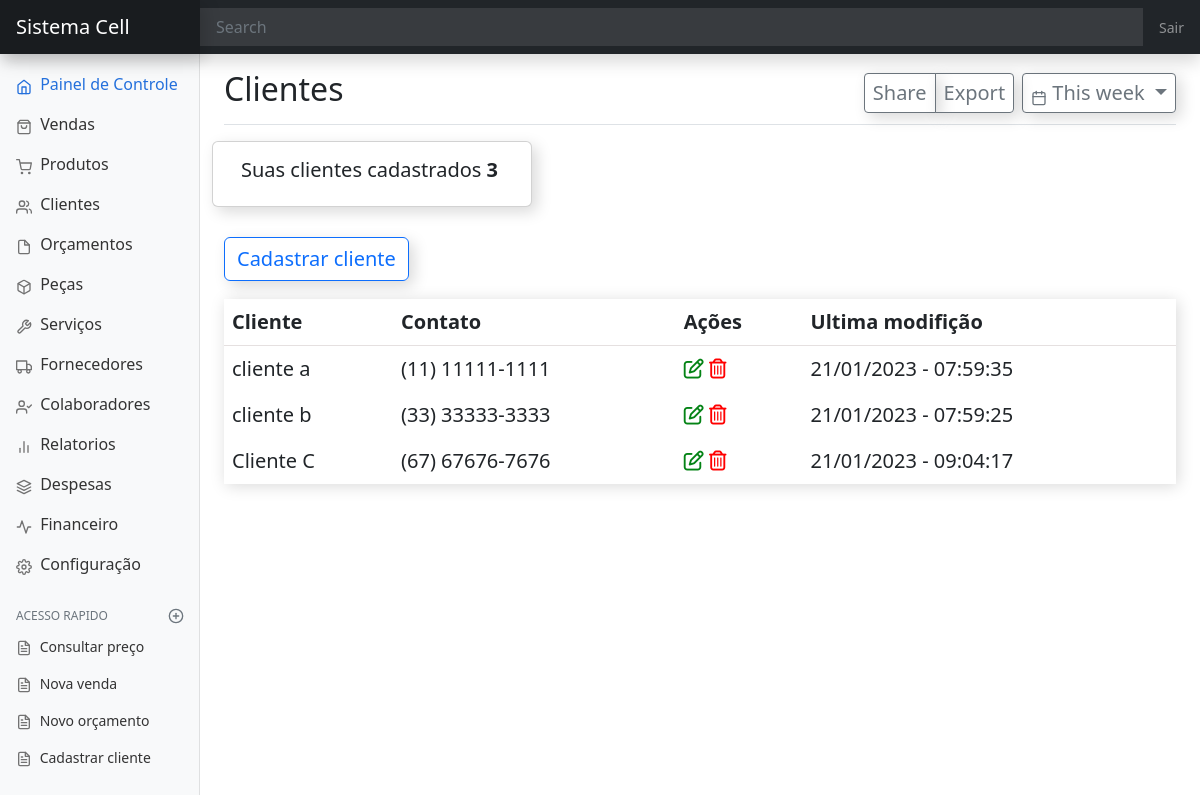
The page /cliente/ on the database as committed earlier.
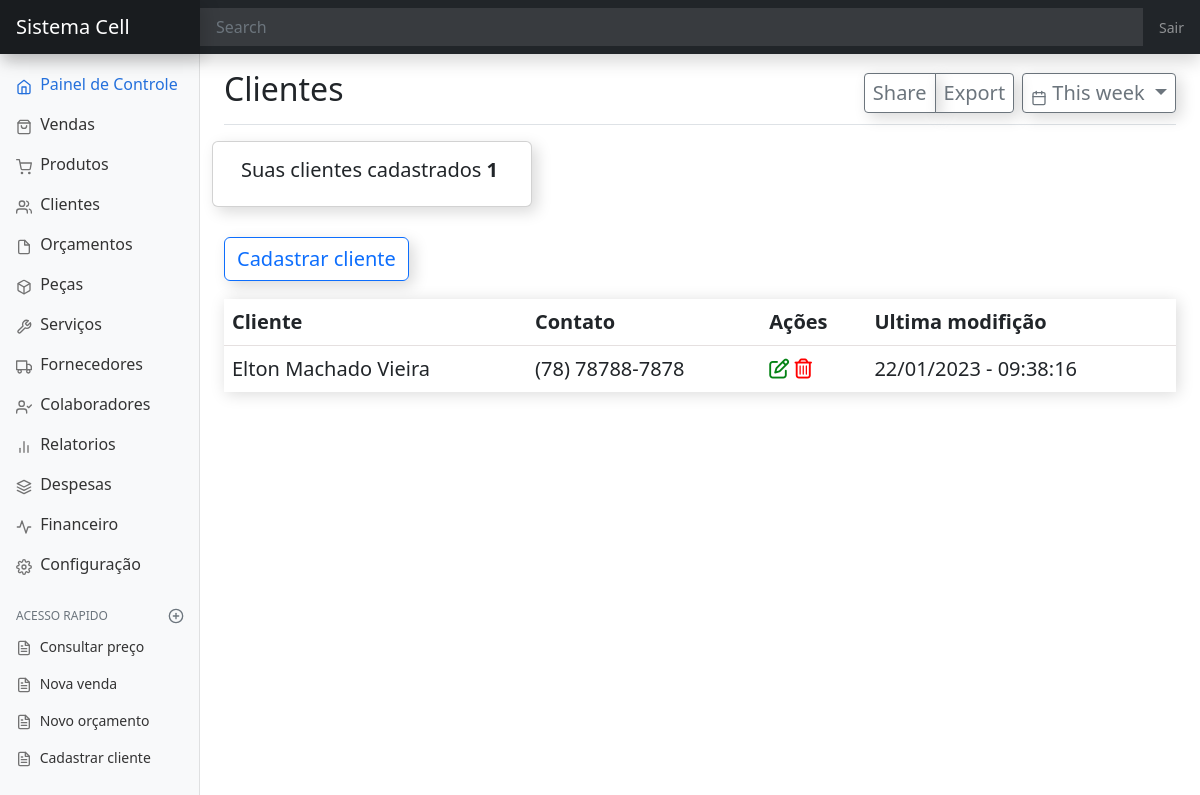
The same page on the database as committed later.
### cliente/models.py (models this page shows, shortened)
class Cliente(models.Model):
    data_criacao = models.DateTimeField(auto_now_add=True, editable=False)
    data_edicao = models.DateTimeField(auto_now=True, editable=False)
    nome_cliente = models.CharField(max_length=90)
    data_nascimento = models.DateField(null=True, blank=True)
    cpf = models.CharField(max_length=14, null=True, blank=True)
    telefone_contato = models.CharField(max_length=15)
    telefone_contato_2 = models.CharField(max_length=15, null=True, blank=True)
    rua = models.CharField(max_length=99, null=True, blank=True)
    numero_casa = models.IntegerField(null=True, blank=True)
    bairro = models.CharField(max_length=90, null=True, blank=True)
    observacao = models.TextField(null=True, blank=True)

### cliente/views.py (the view)
# urls.py: path('cliente/', ListaCliente.as_view(), name='cliente'),
class ListaCliente(ListView):
    model = Cliente
    template_name = 'cliente/pagina-inicial-cliente.html'

### cliente/templatetags/totalclientes.py (called while the page is built)
@register.simple_tag
def total_clientes():
    total = Cliente.objects.all().count()
    if total == 0:
        return '0'
    return total

### cliente/templates/cliente/pagina-inicial-cliente.html (shortened to what this page needs)
{% extends 'dashboard/pagina-inicial.html' %}
{% load totalclientes %}
{% block titulo %}Clientes{% endblock %}
{% block conteudo %}
<div class="row" id="total-cliente">
    <div class="card">
        <div class="card-body">
            <h5 class="card-title">Suas clientes cadastrados <b>{% total_clientes %}</b></h5>
        </div>
    </div>
</div>
<div style="margin-top: 30px;">
    <a href="" class="btn btn-outline-primary" data-toggle="modal" data-target="#staticBackdrop"
        hx-get="{% url 'cadastrar-cliente' %}" hx-target="#adicionar-conteudo">Cadastrar cliente</a>
</div>
<div style="padding-top:18px">
    <table class="table table-borderless table-hover" style="box-shadow: 2px 2px 15px 0px rgba(4, 4, 4, 0.15);">
        <thead style="border-bottom: 0.15px solid rgb(229, 224, 224)">
            <tr>
                <th>Cliente</th>
                <th>Contato</th>
                <th>Ações</th>
                <th>Ultima modifição</th>
            </tr>
        </thead>
        <tbody id="cliente-Tbody">
            {% include 'cliente/tabela/tabela-cliente.html' %}
        </tbody>
    </table>
</div>
{% endblock conteudo %}

### cliente/templates/cliente/tabela/linhas-tabela-cliente.html
<tr id="trCliente{{ object.pk }}">
    <td> {{ object.nome_cliente }} </td>
    <td> {{ object.telefone_contato }}</td>
    <td><span
            data-toggle="modal"
            data-target="#staticBackdrop"
            hx-get="{% url 'editar-cliente' object.pk %}"
            hx-target="#adicionar-conteudo">
        <i class="fa-regular fa-pen-to-square" style="color: rgb(4, 131, 21);"></i>
    </span>
        <span
            data-toggle="modal"
            data-target="#success_tic_delete"
            hx-get="{% url 'apagar-cliente' object.pk %}"
            hx-confirm="Deseja mesmo Apagar {{ object.nome_cliente }} ?"
            hx-target="closest tr"
            hx-swap="outerHTML swap:300ms">
                <i class="fa-regular fa-trash-can" style="color: red;"></i>
        </span>
    </td>
    <td> {{object.data_edicao|date:"d/m/Y - h:i:s"}}</td>
</tr>

Rows that differ between the two databases and show on the page:
removed Cliente: nome_cliente "cliente a", telefone_contato "(11) 11111-1111", data_edicao "21/01/2023 - 07:59:35"
removed Cliente: nome_cliente "cliente b", telefone_contato "(33) 33333-3333", data_edicao "21/01/2023 - 07:59:25"
removed Cliente: nome_cliente "Cliente C", telefone_contato "(67) 67676-7676", data_edicao "21/01/2023 - 09:04:17"
added Cliente: nome_cliente "Elton Machado Vieira", telefone_contato "(78) 78788-7878", data_edicao "22/01/2023 - 09:38:16"
Other text that changed with them:
text no longer shown: "3"
text now shown: "1"
